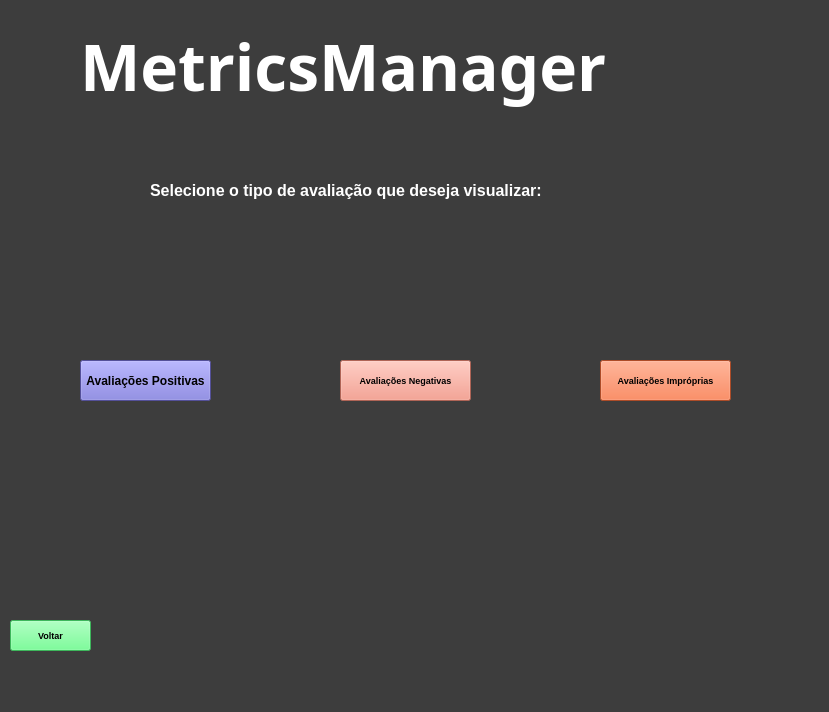
<?xml version="1.0" encoding="UTF-8"?>
<ui version="4.0">
 <class>Visualizar</class>
 <widget class="QMainWindow" name="Visualizar">
  <property name="geometry">
   <rect>
    <x>0</x>
    <y>0</y>
    <width>829</width>
    <height>712</height>
   </rect>
  </property>
  <property name="maximumSize">
   <size>
    <width>829</width>
    <height>712</height>
   </size>
  </property>
  <property name="font">
   <font>
    <pointsize>2</pointsize>
   </font>
  </property>
  <property name="windowTitle">
   <string>Visualizar</string>
  </property>
  <property name="windowIcon">
   <iconset resource="imgs.qrc">
    <normaloff>:/Img/reveja (2).png</normaloff>:/Img/reveja (2).png</iconset>
  </property>
  <property name="styleSheet">
   <string notr="true">background-color: rgb(61, 61, 61);
</string>
  </property>
  <widget class="QWidget" name="centralwidget">
   <property name="minimumSize">
    <size>
     <width>829</width>
     <height>686</height>
    </size>
   </property>
   <widget class="QLabel" name="label">
    <property name="geometry">
     <rect>
      <x>70</x>
      <y>230</y>
      <width>151</width>
      <height>111</height>
     </rect>
    </property>
    <property name="styleSheet">
     <string notr="true">image: url(:/Img/Downloads/voto-positivo.png);</string>
    </property>
    <property name="text">
     <string/>
    </property>
   </widget>
   <widget class="QLabel" name="main_txt_2">
    <property name="geometry">
     <rect>
      <x>80</x>
      <y>10</y>
      <width>651</width>
      <height>111</height>
     </rect>
    </property>
    <property name="minimumSize">
     <size>
      <width>651</width>
      <height>111</height>
     </size>
    </property>
    <property name="font">
     <font>
      <family>Segoe UI Black</family>
      <pointsize>48</pointsize>
      <weight>75</weight>
      <bold>true</bold>
     </font>
    </property>
    <property name="styleSheet">
     <string notr="true">color: rgb(255, 255, 255);</string>
    </property>
    <property name="text">
     <string>MetricsManager</string>
    </property>
   </widget>
   <widget class="QLabel" name="label_2">
    <property name="geometry">
     <rect>
      <x>330</x>
      <y>230</y>
      <width>151</width>
      <height>111</height>
     </rect>
    </property>
    <property name="styleSheet">
     <string notr="true">image: url(:/Img/Downloads/voto-negativo.png);</string>
    </property>
    <property name="text">
     <string/>
    </property>
   </widget>
   <widget class="QLabel" name="label_4">
    <property name="geometry">
     <rect>
      <x>590</x>
      <y>230</y>
      <width>151</width>
      <height>111</height>
     </rect>
    </property>
    <property name="styleSheet">
     <string notr="true">image: url(:/Img/ruim.png);</string>
    </property>
    <property name="text">
     <string/>
    </property>
    <property name="scaledContents">
     <bool>false</bool>
    </property>
   </widget>
   <widget class="QPushButton" name="pushButton">
    <property name="geometry">
     <rect>
      <x>80</x>
      <y>360</y>
      <width>131</width>
      <height>41</height>
     </rect>
    </property>
    <property name="font">
     <font>
      <family>Segoe UI</family>
      <weight>75</weight>
      <bold>true</bold>
     </font>
    </property>
    <property name="styleSheet">
     <string notr="true">background-color: rgb(117, 112, 214);</string>
    </property>
    <property name="text">
     <string>Avaliações Positivas</string>
    </property>
   </widget>
   <widget class="QPushButton" name="pushButton_2">
    <property name="geometry">
     <rect>
      <x>340</x>
      <y>360</y>
      <width>131</width>
      <height>41</height>
     </rect>
    </property>
    <property name="font">
     <font>
      <family>Segoe UI</family>
      <pointsize>7</pointsize>
      <weight>75</weight>
      <bold>true</bold>
     </font>
    </property>
    <property name="styleSheet">
     <string notr="true">background-color: rgb(245, 140, 121);</string>
    </property>
    <property name="text">
     <string>Avaliações Negativas</string>
    </property>
   </widget>
   <widget class="QPushButton" name="pushButton_3">
    <property name="geometry">
     <rect>
      <x>600</x>
      <y>360</y>
      <width>131</width>
      <height>41</height>
     </rect>
    </property>
    <property name="font">
     <font>
      <family>Segoe UI</family>
      <pointsize>7</pointsize>
      <weight>75</weight>
      <bold>true</bold>
     </font>
    </property>
    <property name="styleSheet">
     <string notr="true">background-color: rgb(242, 107, 56);</string>
    </property>
    <property name="text">
     <string>Avaliações Impróprias</string>
    </property>
   </widget>
   <widget class="QPushButton" name="pushButton_4">
    <property name="geometry">
     <rect>
      <x>10</x>
      <y>620</y>
      <width>81</width>
      <height>31</height>
     </rect>
    </property>
    <property name="font">
     <font>
      <family>Segoe UI</family>
      <pointsize>7</pointsize>
      <weight>75</weight>
      <bold>true</bold>
     </font>
    </property>
    <property name="styleSheet">
     <string notr="true">background-color: rgb(85, 255, 127);</string>
    </property>
    <property name="text">
     <string>Voltar</string>
    </property>
   </widget>
   <widget class="QLabel" name="label_3">
    <property name="geometry">
     <rect>
      <x>150</x>
      <y>160</y>
      <width>531</width>
      <height>61</height>
     </rect>
    </property>
    <property name="font">
     <font>
      <pointsize>12</pointsize>
      <weight>75</weight>
      <bold>true</bold>
     </font>
    </property>
    <property name="styleSheet">
     <string notr="true">color: rgb(255, 255, 255);</string>
    </property>
    <property name="text">
     <string>Selecione o tipo de avaliação que deseja visualizar:</string>
    </property>
   </widget>
  </widget>
  <widget class="QMenuBar" name="menubar">
   <property name="geometry">
    <rect>
     <x>0</x>
     <y>0</y>
     <width>829</width>
     <height>26</height>
    </rect>
   </property>
  </widget>
 </widget>
 <resources>
  <include location="imgs.qrc"/>
 </resources>
 <connections/>
</ui>
